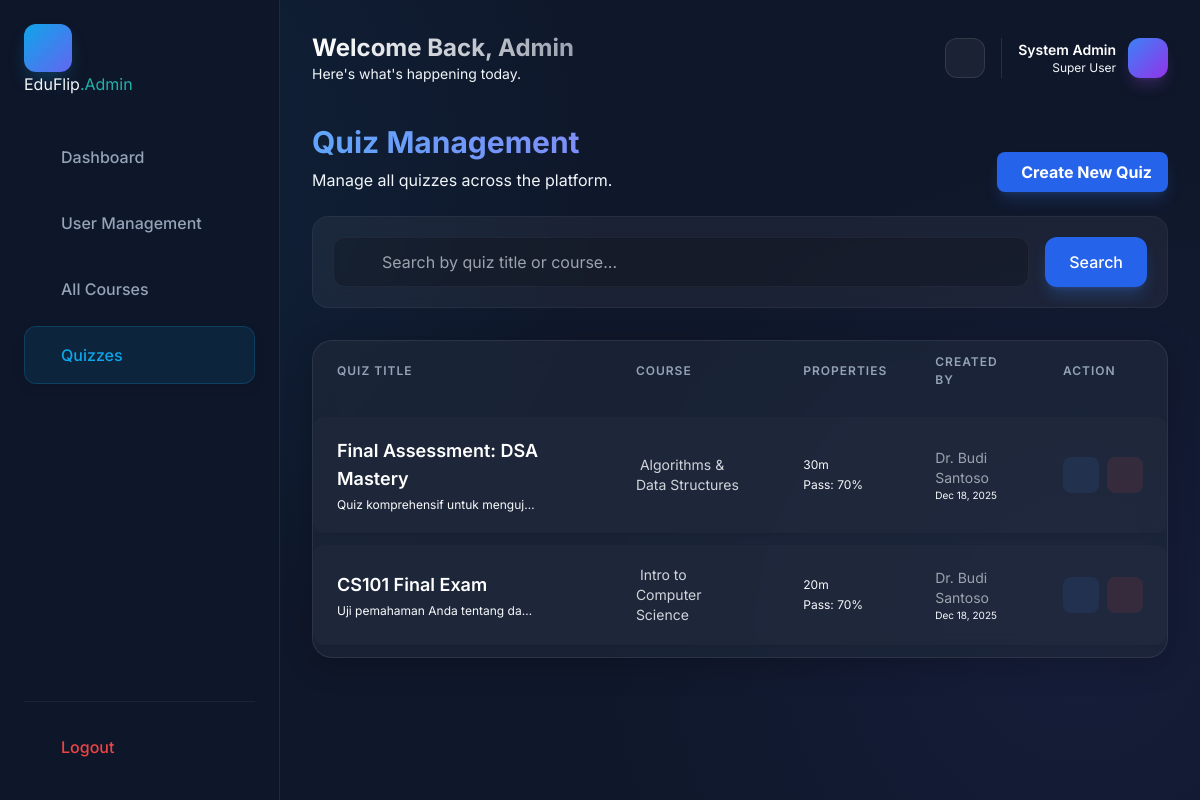
The page /web/public/admin/quizzes.php (signed in) on the database its author committed.
### tables this page shows
CREATE TABLE IF NOT EXISTS quizzes (
    id INT AUTO_INCREMENT PRIMARY KEY,
    course_id INT NOT NULL,
    title VARCHAR(255) NOT NULL,
    description TEXT,
    duration INT DEFAULT 30,
    passing_score INT DEFAULT 70,
    created_at TIMESTAMP DEFAULT CURRENT_TIMESTAMP,
    FOREIGN KEY (course_id) REFERENCES courses(id) ON DELETE CASCADE
);

CREATE TABLE IF NOT EXISTS courses (
    id INT AUTO_INCREMENT PRIMARY KEY,
    course_code VARCHAR(50) NOT NULL,
    course_name VARCHAR(255) NOT NULL,
    description TEXT,
    thumbnail VARCHAR(255) NULL,
    category VARCHAR(100) DEFAULT 'general',
    created_by INT NOT NULL,
    created_at TIMESTAMP DEFAULT CURRENT_TIMESTAMP,
    FOREIGN KEY (created_by) REFERENCES users(id) ON DELETE CASCADE
);

CREATE TABLE IF NOT EXISTS users (
    id INT AUTO_INCREMENT PRIMARY KEY,
    full_name VARCHAR(255) NOT NULL,
    email VARCHAR(255) NOT NULL UNIQUE,
    password_hash VARCHAR(255) NOT NULL,
    role ENUM('mahasiswa', 'dosen', 'admin') DEFAULT 'mahasiswa',
    status ENUM('active', 'pending', 'suspended') DEFAULT 'active',
    last_login DATETIME NULL,
    created_at TIMESTAMP DEFAULT CURRENT_TIMESTAMP
);

### web/public/admin/quizzes.php (the view, shortened to what this page needs)
<?php
include 'includes/header.php';
$search = $_GET['search'] ?? '';
$sql = "
    SELECT q.*, c.course_name, u.full_name as creator_name
    FROM quizzes q
    JOIN courses c ON q.course_id = c.id
    JOIN users u ON c.created_by = u.id
    WHERE q.title LIKE ? OR c.course_name LIKE ?
    ORDER BY q.created_at DESC
";
$stmt = $pdo->prepare($sql);
$stmt->execute(["%$search%", "%$search%"]);
$quizzes = $stmt->fetchAll(PDO::FETCH_ASSOC);
?>
<div class="reveal-element">
    <div class="flex justify-between items-end mb-6">
        <div>
            <h1 class="text-3xl font-bold bg-clip-text text-transparent bg-gradient-to-r from-blue-400 to-indigo-400 mb-2">Quiz Management</h1>
            <p class="text-muted">Manage all quizzes across the platform.</p>
        </div>
        <a href="create_quiz.php" class="bg-blue-600 hover:bg-blue-500 text-white px-4 py-2 rounded-lg font-bold shadow-lg shadow-blue-500/20 transition flex items-center gap-2">
            <i class="ri-add-line"></i> Create New Quiz
        </a>
    </div>
    <div class="p-1 mb-8 bg-white/5 rounded-2xl border border-white/5 backdrop-blur-md">
        <form method="GET" class="flex gap-4 p-4">
            <div class="flex-1 relative group">
                <input type="text" name="search" class="w-full bg-black/20 border border-white/5 rounded-xl py-3 pl-12 pr-4 text-white focus:outline-none focus:border-blue-500/50 transition" placeholder="Search by quiz title or course..." value="<?php echo htmlspecialchars($search); ?>">
            </div>
            <button type="submit" class="bg-blue-600 hover:bg-blue-500 text-white px-6 rounded-xl font-medium transition shadow-lg shadow-blue-500/25">Search</button>
        </form>
    </div>
    <div class="card-premium overflow-hidden !p-0">
        <div class="overflow-x-auto">
            <table class="premium-table">
                <thead>
                    <tr>
                        <th width="35%">Quiz Title</th>
                        <th>Course</th>
                        <th>Properties</th>
                        <th>Created By</th>
                        <th class="text-right">Action</th>
                    </tr>
                </thead>
                <tbody>
                    <?php if (empty($quizzes)): ?>
                         <tr><td colspan="5" class="text-center py-12 text-muted">
                            <i class="ri-file-list-3-line text-4xl mb-4 block opacity-50"></i>
                            No quizzes found.
                        </td></tr>
                    <?php else: ?>
                        <?php foreach ($quizzes as $quiz): ?>
                            <tr>
                                <td>
                                    <div class="font-semibold text-white text-lg"><?php echo htmlspecialchars($quiz['title']); ?></div>
                                    <div class="text-xs text-muted mt-1 truncate max-w-[200px]"><?php echo htmlspecialchars($quiz['description']); ?></div>
                                </td>
                                <td>
                                    <div class="text-sm text-gray-300">
                                        <i class="ri-book-2-line text-orange-400 mr-1"></i> <?php echo htmlspecialchars($quiz['course_name']); ?>
                                    </div>
                                </td>
                                <td>
                                    <div class="flex flex-col gap-1 text-xs text-muted">
                                        <span><i class="ri-timer-line"></i> <?php echo $quiz['duration']; ?>m</span>
                                        <span><i class="ri-check-double-line"></i> Pass: <?php echo $quiz['passing_score']; ?>%</span>
                                    </div>
                                </td>
                                <td>
                                    <div class="text-sm text-gray-400">
                                        <?php echo htmlspecialchars($quiz['creator_name']); ?>
                                    </div>
                                    <div class="text-[10px] text-muted"><?php echo date('M d, Y', strtotime($quiz['created_at'])); ?></div>
                                </td>
                                <td class="text-right">
                                    <div class="flex items-center justify-end gap-2">
                                        <a href="edit_quiz.php?id=<?php echo $quiz['id']; ?>" class="w-9 h-9 rounded-lg bg-blue-500/10 text-blue-500 hover:bg-blue-500 hover:text-white flex items-center justify-center transition" title="Edit"><i class="ri-edit-line"></i></a>
                                        <form method="POST" onsubmit="return confirm('Are you sure you want to delete this quiz?');" style="display:inline;">
                                            <button type="submit" class="w-9 h-9 rounded-lg bg-red-500/10 text-red-500 hover:bg-red-500 hover:text-white flex items-center justify-center transition" title="Delete"><i class="ri-delete-bin-line"></i></button>
                                        </form>
                                    </div>
                                </td>
                            </tr>
                        <?php endforeach; ?>
                    <?php endif; ?>
                </tbody>
            </table>
        </div>
    </div>
</div>
<?php include 'includes/footer.php'; ?>

### web/public/assets/css/main.css (style rules this page uses)
:root { --primary: #0f52ba; --secondary: #20b2aa; --accent: #ffd700; --bg-dark: #0f172a; --bg-darker: #020617; --bg-card: #1e293b; --bg-light: #f8fafc; --bg-white: #ffffff; --text-main: #f1f5f9; --text-muted: #94a3b8; --text-dark: #0f172a; --success: #10b981; --warning: #f59e0b; --danger: #ef4444; --font-main: "Inter", system-ui, -apple-system, sans-serif; --container-width: 1200px; --header-height: 80px; --radius-sm: 0.375rem; --radius-md: 0.5rem; --radius-lg: 1rem; --transition: all 0.3s ease; }
*, *::before, *::after { margin: 0; padding: 0; box-sizing: border-box; }
body { font-family: var(--font-main); background-color: var(--bg-dark); color: var(--text-main); line-height: 1.6; line-height: 1.6; overflow-x: hidden; width: 100%; }
a { text-decoration: none; color: inherit; transition: var(--transition); }
.flex { display: flex; }
.items-center { align-items: center; }
.justify-between { justify-content: space-between; }
.justify-center { justify-content: center; }
.gap-1 { gap: 0.5rem; }
.gap-2 { gap: 1rem; }
.gap-4 { gap: 2rem; }
.reveal-element { opacity: 0; transform: translateY(30px); transition: opacity 0.8s ease-out, transform 0.8s ease-out; }
.reveal-element.animate-in { opacity: 1; transform: translateY(0); }

### web/public/assets/css/admin.css (style rules this page uses)
:root { --admin-bg: #0f172a; --admin-card-bg: rgba(30, 41, 59, 0.7); --admin-card-border: rgba(255, 255, 255, 0.08); --admin-sidebar-bg: rgba(15, 23, 42, 0.95); --admin-accent: #0ea5e9; --admin-accent-glow: rgba(14, 165, 233, 0.3); --admin-text-main: #f8fafc; --admin-text-muted: #94a3b8; }
body { background-color: var(--admin-bg); background-image: radial-gradient(circle at 10% 20%, rgba(14, 165, 233, 0.08) 0%, transparent 40%), radial-gradient(circle at 90% 80%, rgba(99, 102, 241, 0.08) 0%, transparent 40%); background-attachment: fixed; }
.card-premium { background: var(--admin-card-bg); border: 1px solid var(--admin-card-border); border-radius: 20px; padding: 2rem; backdrop-filter: blur(12px); box-shadow: 0 8px 30px rgba(0,0,0,0.2); }
.premium-table { width: 100%; border-collapse: separate; border-spacing: 0 0.75rem; }
.premium-table th { color: var(--admin-text-muted); font-weight: 600; text-transform: uppercase; font-size: 0.75rem; letter-spacing: 1px; padding: 0 1.5rem 1rem 1.5rem; text-align: left; }
.premium-table tr { transition: transform 0.2s ease; }
.premium-table tbody tr { background: rgba(255, 255, 255, 0.02); box-shadow: 0 2px 5px rgba(0,0,0,0.05); }
.premium-table td { padding: 1.25rem 1.5rem; color: var(--admin-text-main); border: none; }
.premium-table td:first-child { border-top-left-radius: 12px; border-bottom-left-radius: 12px; }
.premium-table td:last-child { border-top-right-radius: 12px; border-bottom-right-radius: 12px; }

### rows shown on the page
quizzes: title "Final Assessment: DSA Mastery", description "Quiz komprehensif untuk menguj…", course.course_name "Algorithms & Data Structures", duration "30", passing_score "70", users.full_name "Dr. Budi Santoso", created_at "Dec 18, 2025"
quizzes: title "CS101 Final Exam", description "Uji pemahaman Anda tentang da…", course.course_name "Intro to Computer Science", duration "20", passing_score "70", users.full_name "Dr. Budi Santoso", created_at "Dec 18, 2025"
